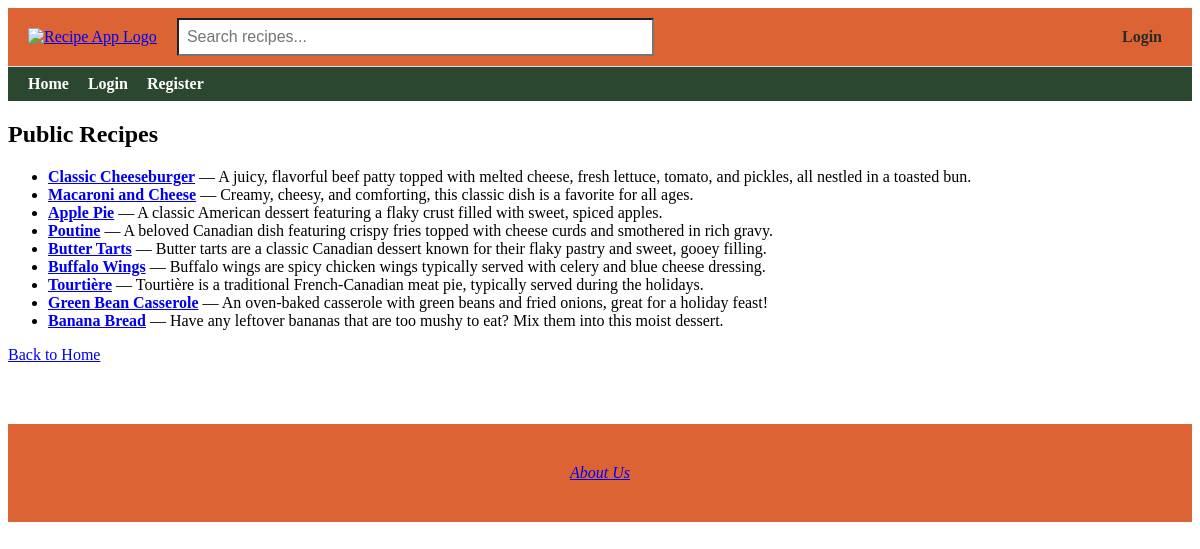
The app's page /visitor_recipes, older data.
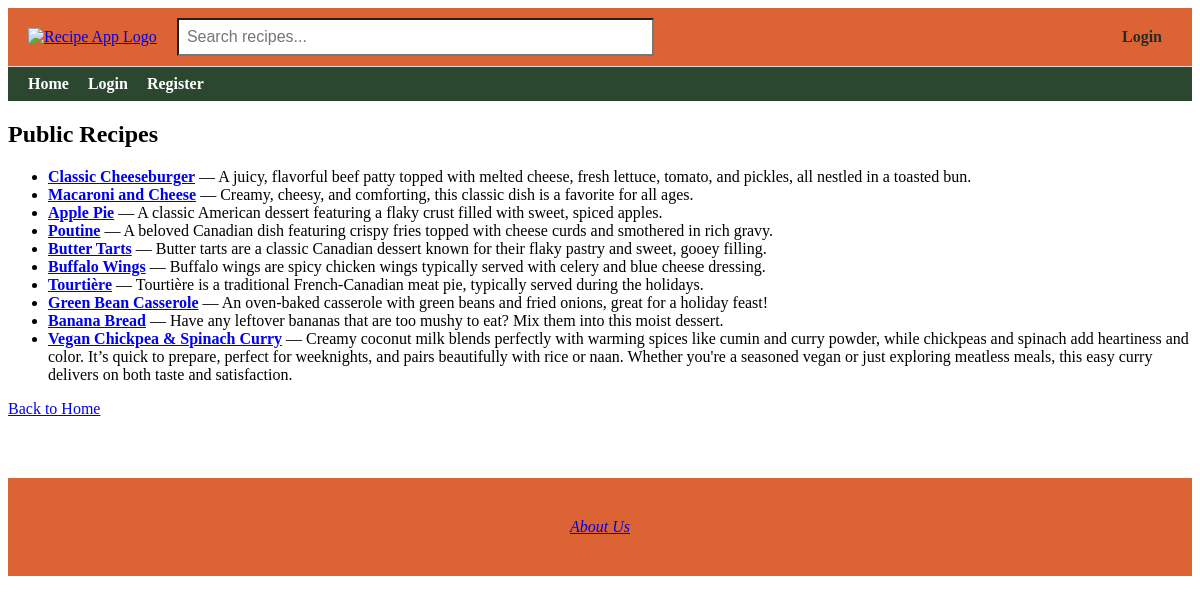
The same page, newer data.
### app/models.py (models this page shows, shortened)
class Recipe(db.Model):
    id = db.Column(db.Integer, primary_key=True)
    title = db.Column(db.String(100), nullable=False)
    description = db.Column(db.Text, nullable=False)
    ingredients = db.Column(db.Text, nullable=True)
    instructions = db.Column(db.Text, nullable=True)
    image_filename = db.Column(db.String(120), nullable=True)
    created = db.Column(db.DateTime, default=get_local_time)
    user_id = db.Column(db.Integer, db.ForeignKey('user.id'), nullable=False)
    rating_sum = db.Column(db.Integer, default=0)
    rating_count = db.Column(db.Integer, default=0)
    user = db.relationship('User', backref=db.backref('user_recipes', lazy=True), overlaps="author,recipes")
    comments = db.relationship('Comment', backref=db.backref('recipe', lazy=True)) #Relationship to comments (one-to-many)
    tags = db.relationship(
        'Tag',
        secondary=recipe_tags,
        backref=db.backref('recipes', lazy='dynamic'),
        lazy='dynamic'
    )

### app/routes.py (the view)
@app.route('/visitor_recipes')
def visitor_recipes():
    search_query = request.args.get('q', '')
    if search_query:
        recipes = Recipe.query.filter(
            or_(
                Recipe.title.ilike(f'%{search_query}%'),
                Recipe.ingredients.ilike(f'%{search_query}%')
            )
        ).all()
    else:
        recipes = Recipe.query.all()
    return render_template('visitor_recipes.html', recipes=recipes)

### app/routes.py (called while the page is built)
@app.context_processor
def inject_user():
    return dict(current_user=current_user)

### app/templates/visitor_recipes.html (shortened to what this page needs)
{% extends "base.html" %}
{% block content %}
<h2>Public Recipes</h2>
{% if recipes %}
    <ul>
        {% for recipe in recipes %}
            <li>
                <a href="{{ url_for('recipe_details', id=recipe.id) }}"><strong>{{ recipe.title }}</strong></a>
                    — {{ recipe.description }}
            </li>
        {% endfor %}
    </ul>
{% else %}
    <p>No recipes found matching your search.</p>
{% endif %}
<p><a href="{{ url_for('home') }}">Back to Home</a></p>
{% endblock %}

Row changes from the older to the newer data that the page shows:
added Recipe: title "Vegan Chickpea & Spinach Curry", description "Creamy coconut milk blends perfectly with warming spices like cumin and curry powder, while chickpeas and spinach add heartiness and color. It’s quick to prepare, perfect for weeknights, and pairs beautifully with rice or naan. Whether you're a seasoned vegan or just exploring meatless meals, this easy curry delivers on both taste and satisfaction."
